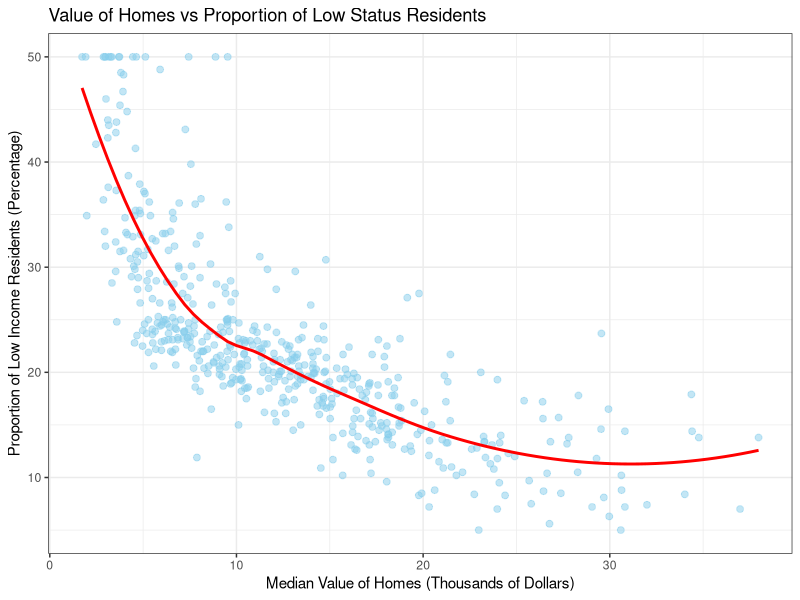

Reproduce this figure in R.
library(MASS)
"The dataset to be analyzed is Boston from the MASS library."

cor(Boston$medv, Boston$lstat) #-0.7376627

"The correlation is strong. lstat is the percentage of lower status of the
population. I am not exactly sure what lower status means. But i will assume
that it is the percentage of people with low income. If this is true then the
correlation makes sense.

As more and more people are on the low income end of the spectrum, the property
and real estate industry will have to accomodate them with cheaper houses. That
is why the median value of the homes is low. Because most homes are cheap homes
that lower income folks live in."

library(ggplot2)
ggplot(Boston, aes(lstat, medv)) +
  geom_point(color = "sky blue", size = 2, alpha = 0.5) +
  geom_smooth(group = 1, se = F, color = "red") +
  ylab("Proportion of Low Income Residents (Percentage)") +
  xlab("Median Value of Homes (Thousands of Dollars)") +
  ggtitle("Value of Homes vs Proportion of Low Status Residents") +
  theme_bw()

"The linear model seems to fit the data quiet well. However i am sure that a
curve will do a better job than a line"
